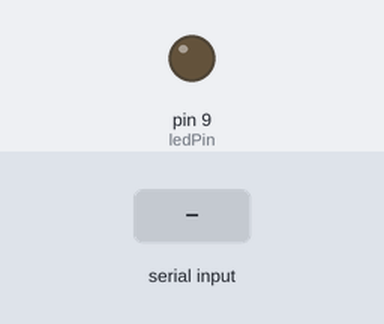
Recording of a sketch running on a simulated Arduino Uno, built with avr-gcc and run on an emulated ATmega328P. Parts: output pins drawn as LEDs (lit = HIGH). The test bench sets the inputs (shaded band). What the sketch prints to the serial monitor is not drawn.

Above: at 1.2 s.
1.3 s: "90,45\n" received over Serial
At 1.8 s:
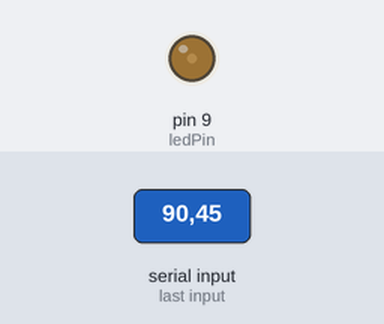
2.8 s: "200\n" received over Serial
At 4.0 s:
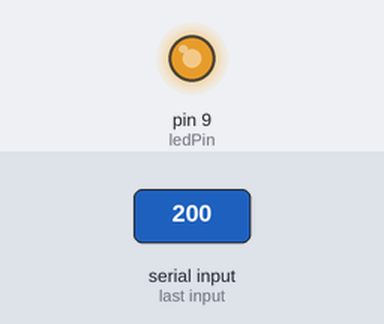
4.3 s: "30,150\n" received over Serial
At 5.3 s:
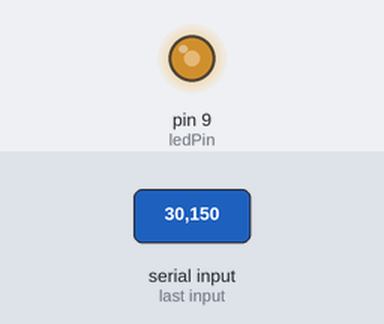
5.8 s: "90\n" received over Serial
At 6.3 s:
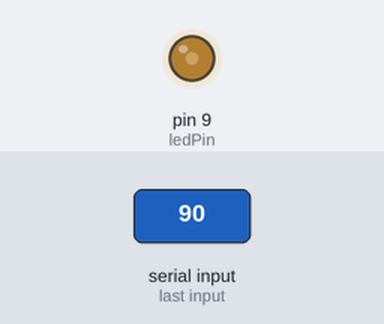
Timing chart, 0 to 8.3 s (numbered marks = the images above; inputs shaded):
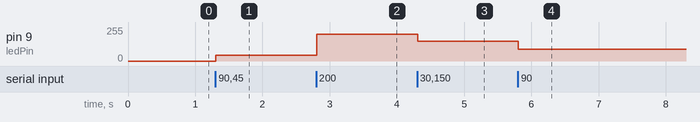

Measured:
- after the input at 1.3 s, pin 9 (ledPin): 0/255 → 45/255 at once
- after the input at 2.8 s, pin 9 (ledPin): 45/255 → 200/255 at once
- after the input at 4.3 s, pin 9 (ledPin): 200/255 → 150/255 at once
- after the input at 5.8 s, pin 9 (ledPin): 150/255 → 90/255 at once

The sketch:

serial_to_bar.ino
```cpp
const int ledPin = 9;  // Use the A5 pin for analogWrite

void setup() {
  pinMode(ledPin, OUTPUT);  // Set the LED pin as an output
  Serial.begin(9600);     // Initialize serial communication
}

void loop() {
  if (Serial.available() > 0) {
    Serial.print("Hi");
    int brightness = Serial.parseInt(); // Read an integer from the serial port
    if (brightness >= 0 && brightness <= 255) {
      analogWrite(ledPin, brightness);  // Set LED brightness
    }
    Serial.read();
  }
}
```
